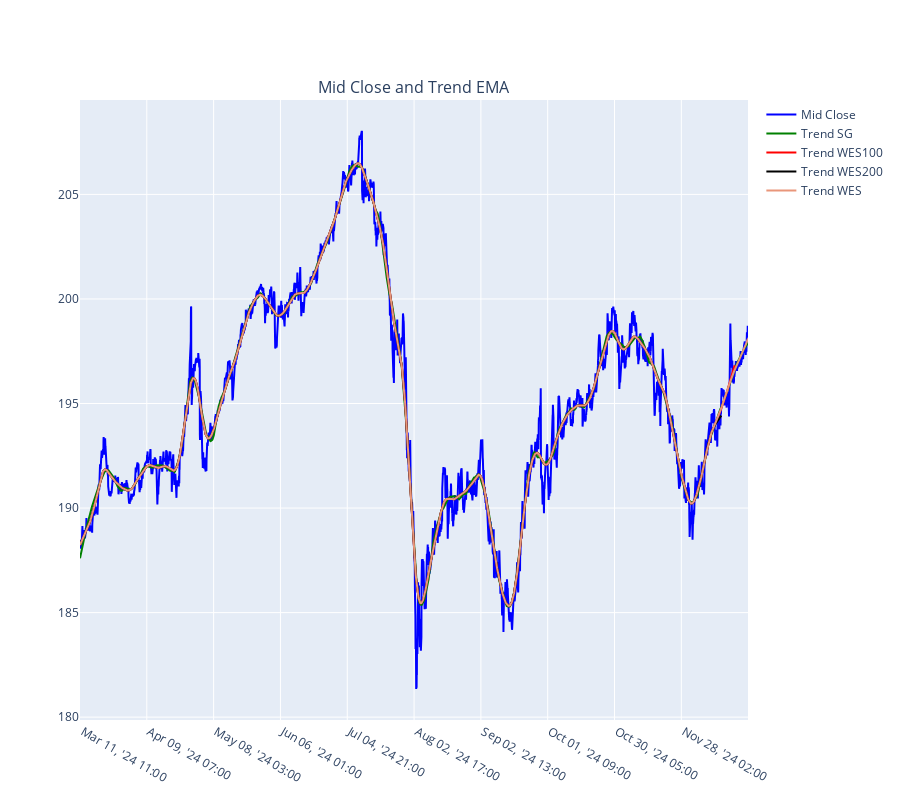

Notebook code cell kept with this figure:
### Code cell
wes1 = WhittakerSmoother(lmbda=1000000, order=2, data_length = len(df_an))
wes2 = WhittakerSmoother(lmbda=1000000, order=2, data_length = len(df_an.iloc[:-100]))
wes3 = WhittakerSmoother(lmbda=1000000, order=2, data_length = len(df_an.iloc[:-200]))
wes_trend1 = wes1.smooth(df_an["mid_c"])
wes_trend2 = wes2.smooth(df_an["mid_c"].iloc[:-100])
wes_trend3 = wes3.smooth(df_an["mid_c"].iloc[:-200])
# Plot the mid_c price as a line
df_plot = df_an.copy()
from plotly.subplots import make_subplots

fig = make_subplots(rows=1, cols=1, shared_xaxes=True, vertical_spacing=0.1, subplot_titles=('Mid Close and Trend EMA', 'Volume'))

fig.add_trace(go.Scatter(x=df_plot["time_str"], y=df_plot["mid_c"], mode='lines', name='Mid Close', line=dict(color='blue')), row=1, col=1)
fig.add_trace(go.Scatter(x=df_plot["time_str"], y=sg_trend1, mode='lines', name='Trend SG', line=dict(color='green')), row=1, col=1)
fig.add_trace(go.Scatter(x=df_plot["time_str"].iloc[:-100], y=wes_trend2, mode='lines', name='Trend WES100', line=dict(color='red')), row=1, col=1)
fig.add_trace(go.Scatter(x=df_plot["time_str"].iloc[:-200], y=wes_trend3, mode='lines', name='Trend WES200', line=dict(color='black')), row=1, col=1)
fig.add_trace(go.Scatter(x=df_plot["time_str"], y=wes_trend1, mode='lines', name='Trend WES', line=dict(color='darksalmon')), row=1, col=1)

# Update layout to include the new subplot
fig.update_layout(
    height=1200,
    showlegend=True
)

num_ticks = len(df_an) // 10  # Show 10% of the ticks
fig.update_xaxes(tickvals=df_an.time_str[::num_ticks])
fig.update_layout(xaxis_rangeslider_visible=False, height=800)
fig.show()

### Figure 1 — Plotly figure (JSON) as saved in the notebook; plotly's stock layout.template omitted (floating-point values rounded to 4 significant figures; data arrays with more than 128 entries replaced by an {"elided": "..."} marker saying what was removed)
{"data": [{"line": {"color": "blue"}, "mode": "lines", "name": "Mid Close", "type": "scatter", "x": {"elided": "5000 str values"}, "xaxis": "x", "y": {"elided": "5000 float values"}, "yaxis": "y"}, {"line": {"color": "green"}, "mode": "lines", "name": "Trend SG", "type": "scatter", "x": {"elided": "5000 str values"}, "xaxis": "x", "y": {"elided": "5000 float values"}, "yaxis": "y"}, {"line": {"color": "red"}, "mode": "lines", "name": "Trend WES100", "type": "scatter", "x": {"elided": "4900 str values"}, "xaxis": "x", "y": {"elided": "4900 float values"}, "yaxis": "y"}, {"line": {"color": "black"}, "mode": "lines", "name": "Trend WES200", "type": "scatter", "x": {"elided": "4800 str values"}, "xaxis": "x", "y": {"elided": "4800 float values"}, "yaxis": "y"}, {"line": {"color": "darksalmon"}, "mode": "lines", "name": "Trend WES", "type": "scatter", "x": {"elided": "5000 str values"}, "xaxis": "x", "y": {"elided": "5000 float values"}, "yaxis": "y"}], "layout": {"annotations": [{"font": {"size": 16}, "showarrow": false, "text": "Mid Close and Trend EMA", "x": 0.5, "xanchor": "center", "xref": "paper", "y": 1, "yanchor": "bottom", "yref": "paper"}], "height": 800, "showlegend": true, "xaxis": {"anchor": "y", "domain": [0, 1], "rangeslider": {"visible": false}, "tickvals": [" Mar 11, '24 11:00", " Apr 09, '24 07:00", " May 08, '24 03:00", " Jun 06, '24 01:00", " Jul 04, '24 21:00", " Aug 02, '24 17:00", " Sep 02, '24 13:00", " Oct 01, '24 09:00", " Oct 30, '24 05:00", " Nov 28, '24 02:00"]}, "yaxis": {"anchor": "x", "domain": [0, 1]}}}
